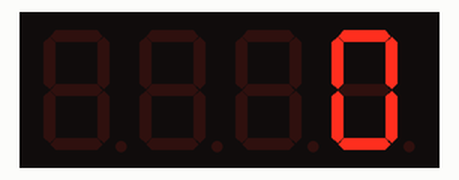
This sketch was run on a simulated Arduino Uno, built with avr-gcc and run on an emulated ATmega328P. Parts: 4-digit seven-segment display.

Above: at 0.03 s.
At 4.92 s:
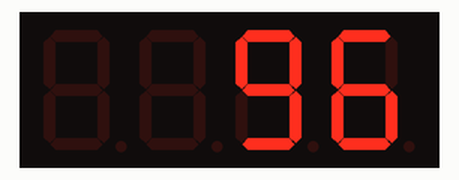
At 9.99 s:
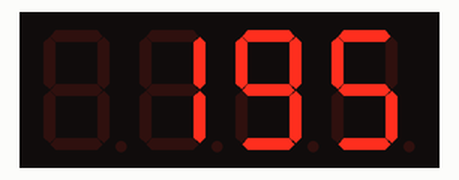
At 19.98 s:
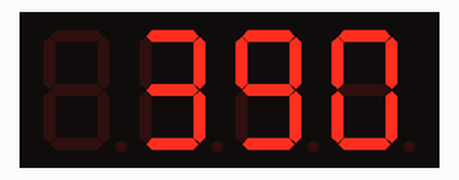
At 29.97 s:
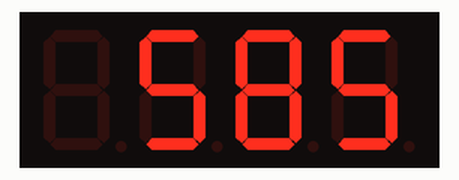
At 39.96 s:
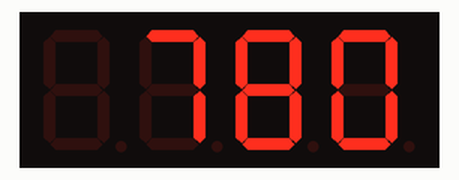

The sketch:

CountDisplayTM1637.ino
```cpp
#include <Arduino.h>
#include <TM1637Display.h>

// Pinos de controle do modulo
#define CLK 4
#define DIO 5
#define DELAY 30

int NumStep = 0;  //Variable to interate

TM1637Display display(CLK, DIO);  // definido o digito do display

void setup() {
    display.setBrightness(0x0a); //definido o brilho set the diplay to maximum brightness
}


void loop() {
    for (NumStep = 0; NumStep < 9999; NumStep++) {
        display.showNumberDec(NumStep);
        delay(DELAY);
    }
}
```
